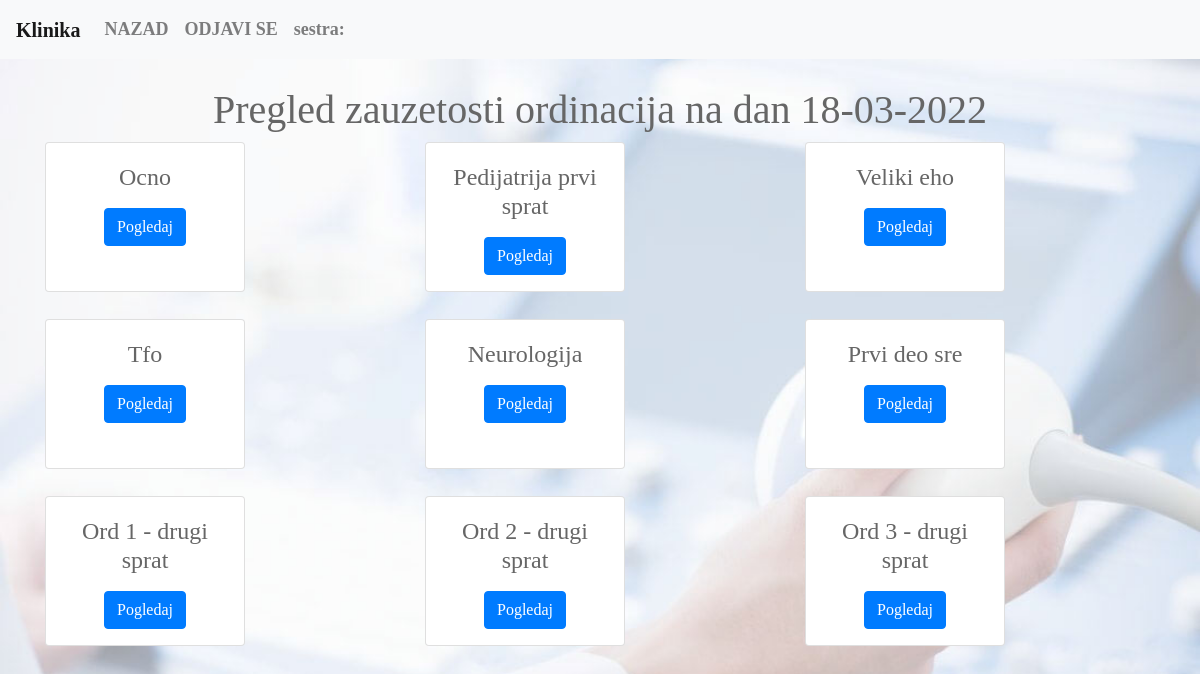
Page /fakturisanje.php on the committed database.
### tables this page shows
CREATE TABLE `ordinacija` (
  `id` int(11) NOT NULL,
  `name_o` varchar(250) NOT NULL
);

### fakturisanje.php (the view, shortened to what this page needs)
<?php
include "db.php";
?>
<!DOCTYPE html>
<html>
<head>
	<link rel="stylesheet" href="https://stackpath.bootstrapcdn.com/bootstrap/4.4.1/css/bootstrap.min.css">
	<link rel="stylesheet" href="https://stackpath.bootstrapcdn.com/bootstrap/4.5.2/css/bootstrap.min.css">
</head>
<body>
	<nav class="navbar navbar-expand-lg navbar-light bg-light">
		<a class="navbar-brand" href="index.php">Klinika</a>
		<div class="collapse navbar-collapse" id="navbarNav">
			<ul class="navbar-nav">
				<li class="nav-item">
					<a class="nav-link" id="log" href="pretragaPacijenataNew.php"><b>NAZAD</b></a>
				</li>
				<li class="nav-item">
					<a class="nav-link" id="log" href="logout.php"><b>ODJAVI SE</b></a>
				</li>
			</ul>
			<ul class="navbar-nav">
				<li class="nav-item">
					<a class="nav-link" href="#"><b>sestra: <?php
				?></b></a>
			</li>
		</ul>
	</div>
</nav>
<br>
<div class="container">
	<h1 style="text-align:center;">Pregled zauzetosti ordinacija na dan <?php echo date('d-m-Y'); ?></h1>
	<div class="row">
		<?php
		$ord = $mysqli->prepare('select * from ordinacija');
		if ($ord->execute()) {
			$result1 = $ord->get_result();
			if ($result1->num_rows > 0) {
				while ($row=$result1->fetch_assoc()) { ?>
					<div class="col-lg-4">
						<div class="card" style="width:200px; height: 150px;">
							<div class="card-body">
								<h4 class="card-title" style="text-align:center;"><?php echo $row["name_o"]; ?></h4>
								<a href="print_ord_1.php?ooo=<?php echo $row["id"]; ?>" class="btn btn-primary" style="margin-left: 38px;">Pogledaj</a>
							</div>
						</div>
						<br>
					</div>
				<?php	}
			}
		}
		?>
	</div>
</div>
</body>
</html>

### fakturisanje.php (style rules this page uses)
body, td, th { font-family: Calibri, "Calibri Light"; font-size: 18px; font-weight: bolder; color: #666; }
body { height: 100%; background:url('logo2.jpg') no-repeat center center fixed; -webkit-background-size:cover; -moz-background-size:cover; background-size: color; }

### rows in the picture
ordinacija: name_o "Ocno"
ordinacija: name_o "Pedijatrija prvi sprat"
ordinacija: name_o "Veliki eho"
ordinacija: name_o "Tfo"
ordinacija: name_o "Neurologija"
ordinacija: name_o "Prvi deo sre"
ordinacija: name_o "Ord 1 - drugi sprat"
ordinacija: name_o "Ord 2 - drugi sprat"
ordinacija: name_o "Ord 3 - drugi sprat"
